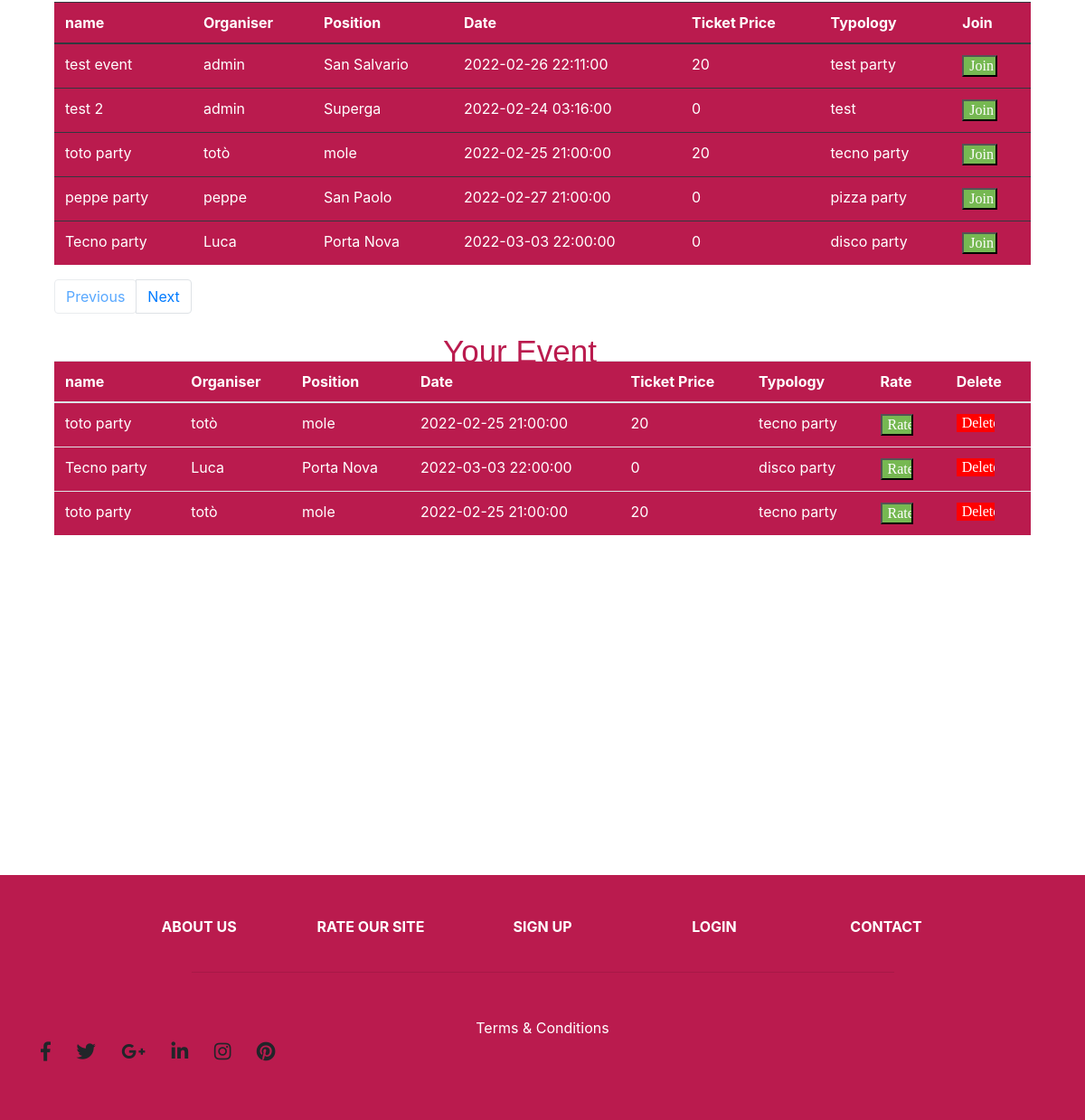
Before: / (lower part) with the older database file.
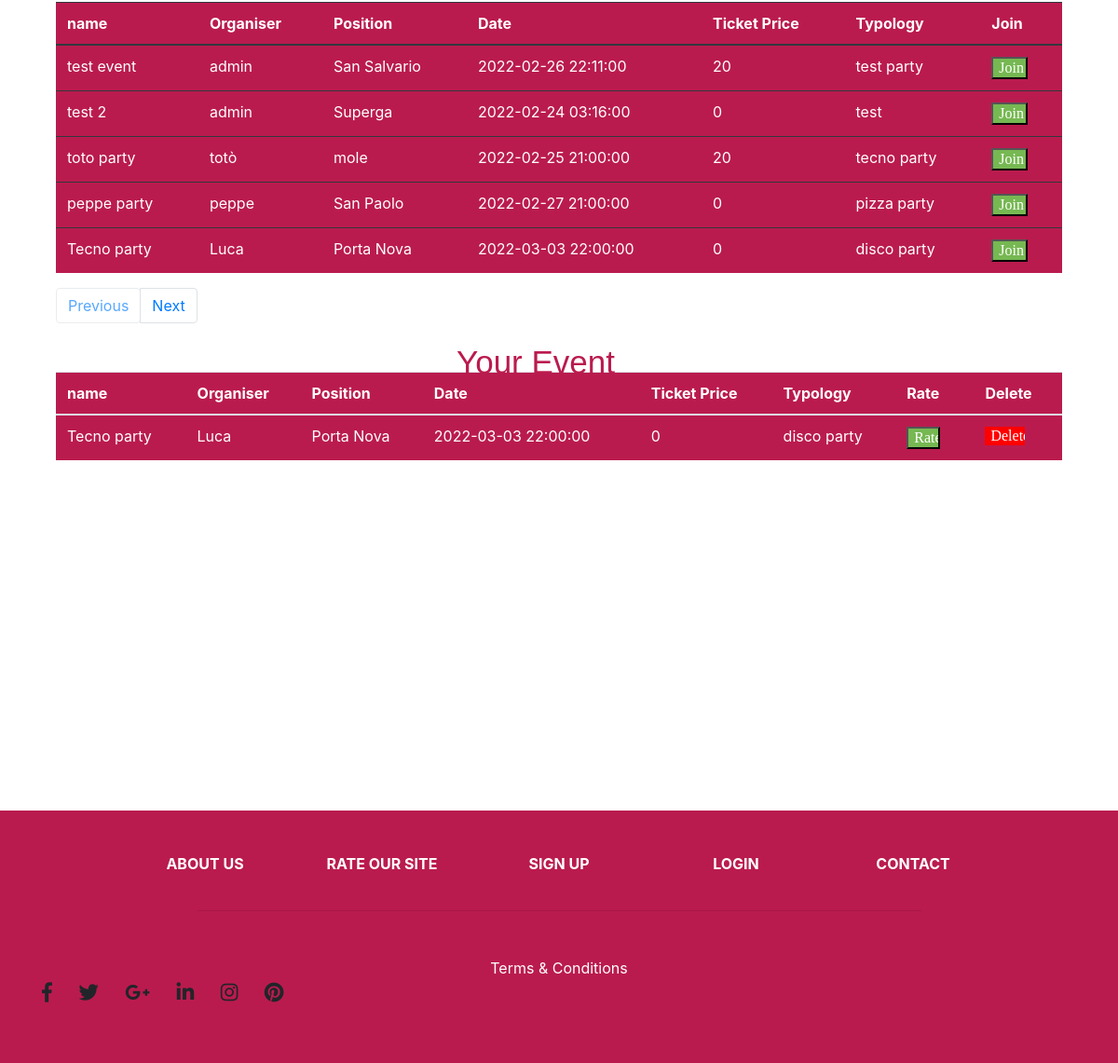
After: the same page with the newer database file.
### tables this page shows
CREATE TABLE event (
	"Number" INTEGER NOT NULL, 
	"Name" VARCHAR(20) NOT NULL, 
	"Organiser" VARCHAR(20) NOT NULL, 
	"Position" VARCHAR(20) NOT NULL, 
	"Date" DATETIME NOT NULL, 
	"Number_of_entrance" INTEGER NOT NULL, 
	"Ticket_price" INTEGER, 
	"Typology" VARCHAR(20), 
	PRIMARY KEY ("Number"), 
	FOREIGN KEY("Position") REFERENCES position ("Zone")
);

CREATE TABLE join__event (
	id INTEGER NOT NULL, 
	"Email" VARCHAR(100), 
	"Name" VARCHAR(20) NOT NULL, 
	"Organiser" VARCHAR(20) NOT NULL, 
	"Position" VARCHAR(20) NOT NULL, 
	"Date" DATETIME NOT NULL, 
	"Number_of_entrance" INTEGER NOT NULL, 
	"Ticket_price" INTEGER, 
	"Typology" VARCHAR(20), 
	PRIMARY KEY (id), 
	FOREIGN KEY("Position") REFERENCES position ("Zone")
);

### app.py (the view, shortened to what this page needs)
@app.route('/', methods=['GET', 'POST'], defaults={"page": 1})
@app.route('/<int:page>', methods=['GET', 'POST'])
def index(page):
    from model import Event, join_Event
    form = JoinForm()
    page = page
    pages = 5
    event = Event.query.paginate(page, pages, error_out=False)
    joined_Event = join_Event.query.all()
    return render_template('homepage/index.html', event=event, joined_Event= joined_Event)

### form.py
class JoinForm(FlaskForm):
    email = EmailField(validators=[DataRequired(), Email()],render_kw={"placeholder": "Enter your email here"})
    submit = SubmitField("Join Event")

### templates/homepage/index.html (shortened to what this page needs)
<link href="//maxcdn.bootstrapcdn.com/bootstrap/4.1.1/css/bootstrap.min.css" rel="stylesheet" id="bootstrap-css">
<!DOCTYPE html>
<html>
  <head>
    <link rel="stylesheet" href="https://stackpath.bootstrapcdn.com/bootstrap/4.1.3/css/bootstrap.min.css">
    <link rel="stylesheet" href="https://use.fontawesome.com/releases/v5.5.0/css/all.css">
    <link rel= "stylesheet" type= "text/css" href= "{{ url_for('static',filename='home/style.css') }}">
  </head>
  <body>
    <div class="container h-100">
      <form action="/" method="post" autocomplete="off">
      <div class="d-flex justify-content-center h-100">
        <div class="searchbar">
            <p class="mb-0">Search for the Via or Zone</p>
        </div>
      </div>
      </form>
    </div>
<div class="row" >
<div class="col" id="show_table">
  <table class="table table-dark" >
  <thead>
    <tr>
      <th scope="col">name</th>
      <th scope="col">Organiser</th>
      <th scope="col">Position</th>
      <th scope="col">Date</th>
      <th scope="col">Ticket Price</th>
      <th scope="col">Typology</th>
      <th scope="col">Join</th>
    </tr>
  </thead>
  <tbody>
  {%if empty%}
  <tr>
    <td colspan="7" align="center">{{empty}}</td>
  </tr>
  {%else%}
  {% for event in event.items %}
    <tr>
        <td>{{ event.Name }}</td>
        <td>{{ event.Organiser }}</td>
        <td>{{ event.Position }}</td>
        <td>{{ event.Date }}</td>
        <td>{{ event.Ticket_price }}</td>
        <td>{{ event.Typology }}</td>
        {% if event.Ticket_price == 0 %}
        <td> <input type="button" onclick="window.location.href='/join/{{event.Number}}'"  class="button-join-table" value="Join"  /> </td>
        {% else %}
        <td> <input type="button" onclick="window.location.href='/joinpayment/{{event.Number}}'"  class="button-join-table" value="Join"  /> </td>
        {% endif %}
    </tr>
  {% endfor %}
  {%endif%}
  </tbody>
 </table>
<nav aria-label="Page navigation example">
                <ul class="pagination">
                    {% if event.has_prev %}
                      <li class="page-item"> <a class="page-link" href="{{ url_for('index', page=event.prev_num) }}">Previous</a></li>
                    {% else %}
                      <li class="page-item"><a class="page-link btn disabled" href="#">Previous</a></li>
                    {% endif %}
                    {% if event.has_next %}
                      <li class="page-item"> <a class="page-link" href="{{ url_for('index', page=event.next_num) }}">Next</a></li>
                    {% else %}
                      <li class="page-item"><a class="page-link btn disabled" href="#">Next</a></li>
                    {% endif %}
                </ul>
    </nav>
</div>
</div>
  <p class="mb-1">Your Event</p>
<div>
  <table class="table table-dark-2" style="color: white">
  <thead>
    <tr>
      <th scope="col">name</th>
      <th scope="col">Organiser</th>
      <th scope="col">Position</th>
      <th scope="col">Date</th>
      <th scope="col">Ticket Price</th>
      <th scope="col">Typology</th>
      <th scope="col">Rate</th>
      <th scope="col">Delete</th>
    </tr>
  </thead>
  <tbody>
     {% for event in joined_Event %}
    <tr>
        <td>{{event.Name}}</td>
        <td>{{event.Organiser}}</td>
        <td>{{event.Position}}</td>
        <td>{{event.Date}}</td>
        <td>{{event.Ticket_price}}</td>
        <td>{{event.Typology}}</td>
        <td> <input type="button" onclick="window.location.href='/rate'" href="#"   class="button-join-table" value="Rate" /></td>
        <td> <input type="button" onclick="window.location.href='/delete/{{ event.id }}'" class="button-join-table1" value="Delete" /></td>
    </tr>
   {% endfor %}
  </tbody>
 </table>
</div>
<br>
<br>
<br>
<br>
<br>
<br>
<br>
<br>
<br>
<br>
<br>
<br>
<br>
<br>
<br>
<footer class="page-footer font-small indigo">
  <div class="container">
    <div class="row text-center d-flex justify-content-center pt-5 mb-3">
      <div class="col-md-2 mb-3">
        <h6 class="text-uppercase font-weight-bold">
          <a href="/aboutus" style="color: white">About us</a>
        </h6>
      </div>
      <div class="col-md-2 mb-3">
        <h6 class="text-uppercase font-weight-bold">
          <a href="/rateus"style="color: white">Rate our site</a>
        </h6>
      </div>
      <div class="col-md-2 mb-3">
        <h6 class="text-uppercase font-weight-bold">
          <a href="/signup" style="color: white">Sign Up</a>
        </h6>
      </div>
      <div class="col-md-2 mb-3">
        <h6 class="text-uppercase font-weight-bold">
          <a href="/login" style="color: white">Login</a>
        </h6>
      </div>
      <div class="col-md-2 mb-3">
        <h6 class="text-uppercase font-weight-bold">
          <a href="/contact" style="color: white">Contact</a>
        </h6>
      </div>
    </div>
    <hr class="rgba-white-light" style="margin: 0 15%;">
    <div class="row d-flex text-center justify-content-center mb-md-0 mb-4">
      <div class="col-md-8 col-12 mt-5">
        <a href="/conditions" style="line-height: 1.7rem;color: #FFFFFF">Terms & Conditions</a>
      </div>
    </div>
    <div class="row pb-3">
      <div class="col-md-12">
        <div class="mb-5 flex-center">
          <a class="fb-ic">
            <i class="fab fa-facebook-f fa-lg white-text mr-4"> </i>
          </a>
          <a class="tw-ic">
            <i class="fab fa-twitter fa-lg white-text mr-4"> </i>
          </a>
          <a class="gplus-ic">
            <i class="fab fa-google-plus-g fa-lg white-text mr-4"> </i>
          </a>
          <a class="li-ic">
            <i class="fab fa-linkedin-in fa-lg white-text mr-4"> </i>
          </a>
          <a class="ins-ic">
            <i class="fab fa-instagram fa-lg white-text mr-4"> </i>
          </a>
          <a class="pin-ic">
            <i class="fab fa-pinterest fa-lg white-text"> </i>
          </a>
        </div>
      </div>
    </div>
  </div>
</footer>
  </body>
</html>

### static/home/style.css (style rules this page uses)
body,html { height: 100%; width: 100%; margin: 0; padding: 0; background: #ffff !important; }
.searchbar { margin-bottom: auto; margin-top: 175px; height: 60px; background-color: #BA1B4E; border-radius: 30px; padding: 10px; }
.mb-0 { position: absolute; font-family: "Berlin Sans FB Demi"; font-size: 35px; left: 39%; top: 47%; color: #BA1B4E; }
.table-dark { width: 90%; background-color:#BA1B4E; position: center; margin-left: auto; margin-right: auto; margin-top: -20%; }
.button-join-table { width: 60%; background-color: #76b852; font-family: Amiri; color: white; position: center; margin-right: auto; margin-left: auto; }
.button-join-table1 { width: 60%; background-color: red; border: none; font-family: Amiri; color: white; position: center; margin-right: auto; margin-left: auto; }
.pagination { position: relative; margin-left: 5%; margin-right: auto; }
.mb-1 { position: absolute; font-family: 'Lucida Grande', 'Lucida Sans Unicode', 'Geneva', 'Verdana', sans-serif; font-size: 35px; right: 45%; top: auto; color: #BA1B4E; }
.table-dark-2 { width: 90%; background-color:#BA1B4E; position: center; margin-left: auto; margin-right: auto; margin-top: 3%; }
footer { background-color: #BA1B4E; }

Changed rows visible on the page:
removed join__event: Name "toto party", Organiser "totò", Position "mole", Date "2022-02-25 21:00:00", Ticket_price "20", Typology "tecno party"
removed join__event: Name "toto party", Organiser "totò", Position "mole", Date "2022-02-25 21:00:00", Ticket_price "20", Typology "tecno party"
